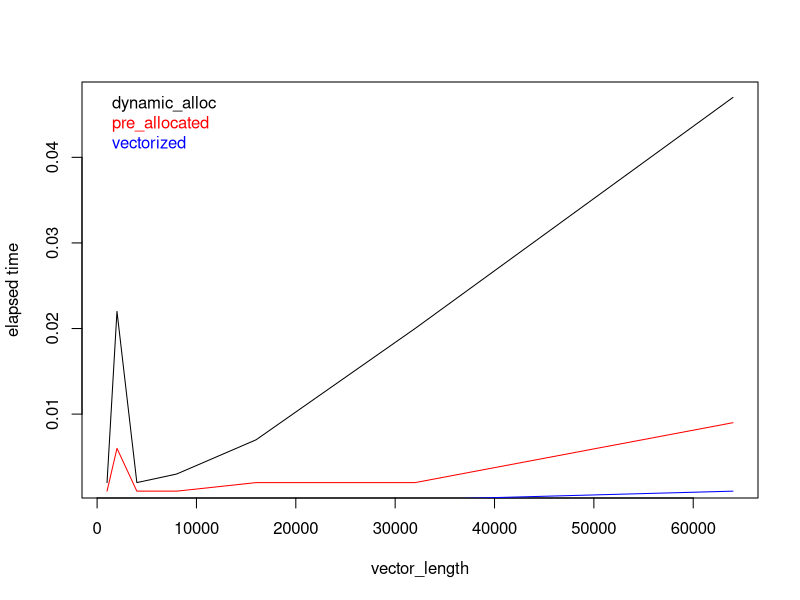
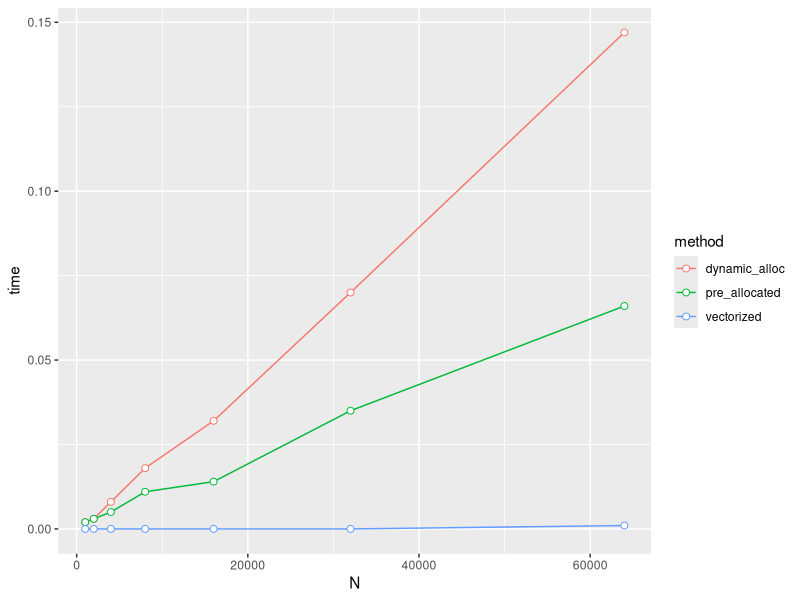
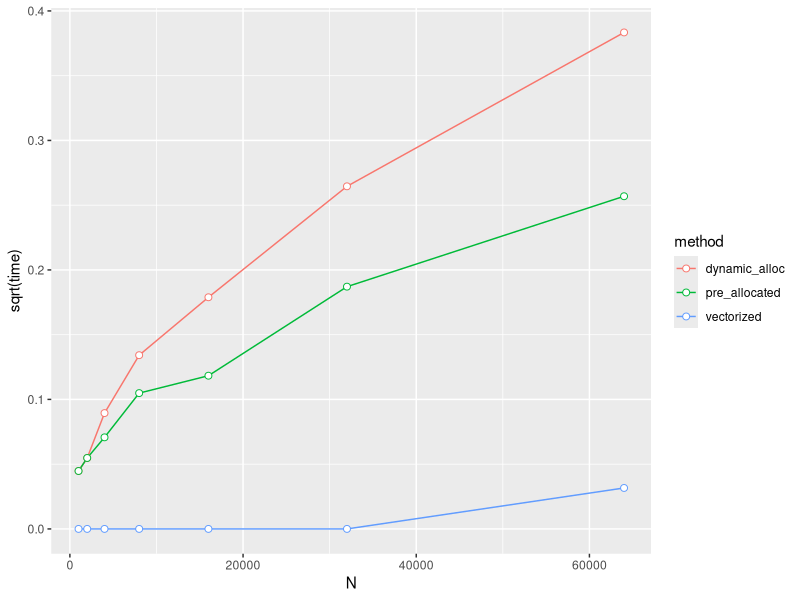

The R script that drew these images, in order:
N <- 50000

y <- numeric()
system.time({
	for (i in 1:N) y[i] <- i^2
})

z <- numeric(N)
system.time({
	for (i in 1:N) z[i] <- i^2
})

system.time({
	x <- 1:N
	w <- x^2
})

#####################################################################
#     Wrap these three approaches in functions, run them with
# a series of different N values, and collect the results into
# a data frame.
#####################################################################

N <- 50000

# Define functions for the three approaches
dynamic_alloc <- function(N){
	y <- double()
	for (i in 1:N)
		y[i] <- i^2
	y
}

pre_allocated <- function(N){
	y <- double(N)	# we know how big the output vector needs to be
	for (i in 1:N)
		y[i] <- i^2
	y
}

vectorized <- function(N) (1:N)^2

# This is a wrapper that runs system.time on a given function 
# with a given parameter and returns the elapsed time.
get_time <- function(param, fun)
	system.time( fun(param) )['elapsed']

# Define a sequence of N values to try
vector_length <- 1000 * 2^(0:6)

# Make a data frame where the rows are the N values, and the columns are
# the times for each function.
timing_results <- data.frame(
	dynamic_alloc = sapply(vector_length, get_time, dynamic_alloc),
	pre_allocated = sapply(vector_length, get_time, pre_allocated),
	vectorized    = sapply(vector_length, get_time, vectorized),
	row.names = vector_length
)

# Plot using base graphics
with(timing_results, {
	plot(vector_length, dynamic_alloc, type='l', ylab="elapsed time")
	lines(vector_length, pre_allocated, col="red")
	lines(vector_length, vectorized, col="blue")
	legend("topleft", text.col=c("black", "red", "blue"), 
		bty='n', legend=colnames(timing_results) )
})

#####################################################################

# Even more functional approach

# put the functions in a named vector

squaring_functions <- c(
	dynamic_alloc = function(N){
		y <- double()
		for (i in 1:N)
			y[i] <- i^2
		y
	},

	pre_allocated = function(N){
		y <- double(N)
		for (i in 1:N)
			y[i] <- i^2
		y
	},

	vectorized = function(N) (1:N)^2
)

vector_length <- 1000 * 2^(0:6)

timing_results <- data.frame( 
	N = vector_length,
	lapply(squaring_functions, function(f){
		sapply(vector_length, function(vl)
			system.time( f(vl) )['elapsed'])
	})
)

# Plot the results
# install.packages(c("tidyr", "ggplot2"))
# reformat the data into keys and values
library("tidyr")	# instead of reshape2::melt
tidy_tr <- gather(timing_results, key="method", value="time", -N)

library("ggplot2")
ggplot(data=tidy_tr, aes(x=N, y=time, group=method, colour=method) ) + 
	geom_line() + geom_point( size=2, shape=21, fill="white" )

# note that plotting N vs sqrt(time) gives a fairly straight line
ggplot(data=tidy_tr, aes(x=N, y=sqrt(time), group=method, colour=method) ) + 
	geom_line() + geom_point( size=2, shape=21, fill="white" )
